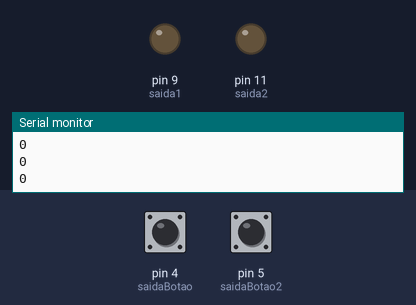
Simulated run of this sketch. Board: Arduino Uno, built with avr-gcc and run on an emulated ATmega328P. On the bench: output pins drawn as LEDs (lit = HIGH), the last lines printed to the serial monitor. The inputs (shaded band) are chosen by the test bench; at power-on: pin 4 (saidaBotao) LOW, pin 5 (saidaBotao2) LOW.

Above: at 1.2 s.
1.3 s: pin 4 (saidaBotao) pulled HIGH for 0.15 s
At 4.1 s:
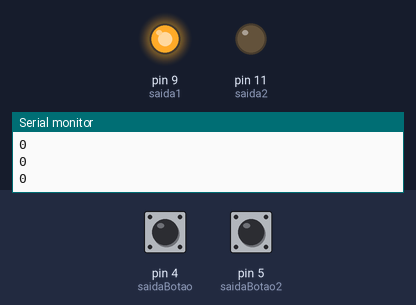
4.4 s: pin 5 (saidaBotao2) pulled HIGH for 0.15 s
At 7.2 s:
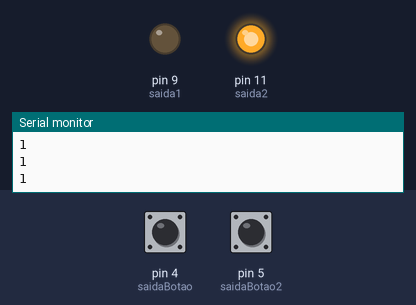
7.5 s: pin 5 (saidaBotao2) pulled HIGH for 1 s
At 10.0 s:
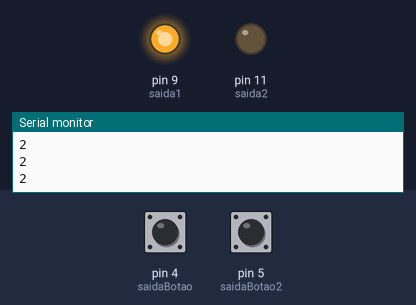
11.0 s: pin 5 (saidaBotao2) pulled HIGH for 3.2 s
At 14.0 s:
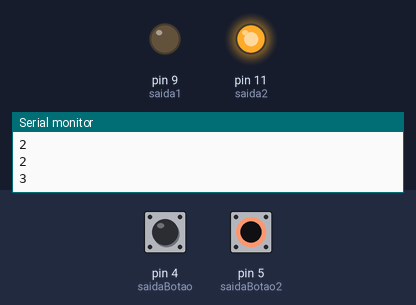
Timing chart, 0 to 16.5 s (numbered marks = the images above; inputs shaded):
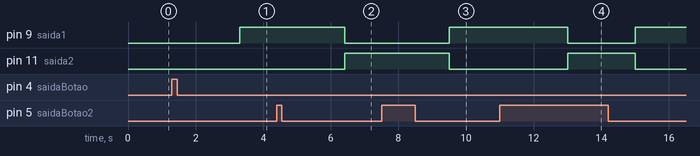

Measured:
- after the input at 1.3 s, pin 9 (saida1): LOW → HIGH after 2.0 s
- after the input at 4.4 s, pin 9 (saida1): HIGH → LOW after 2.0 s; pin 11 (saida2): LOW → HIGH after 2.0 s
- after the input at 7.5 s, pin 9 (saida1): LOW → HIGH after 2.0 s; pin 11 (saida2): HIGH → LOW after 2.0 s
- after the input at 11.0 s, pin 9 (saida1): HIGH → LOW after 2.0 s, → HIGH 2.0 s later; pin 11 (saida2): LOW → HIGH after 2.0 s, → LOW 2.0 s later

The sketch:

Motor_CC_com_Bot_es.ino
```cpp
// C++ code
//
int saida1 = 9;
int saida2 = 11;
int saidaBotao = 4;
int estadoBotao;
int estadoBotaoTeste = 0;
int saidaBotao2 = 5;
int estadoBotao2;
int estadoBotaoTeste2 = 0;
int HL1 = 1;
int HL2 = 0;

void setup()
{
 pinMode(saida1, OUTPUT);
 pinMode(saida2, OUTPUT);
 pinMode(saidaBotao, INPUT);
 pinMode(saidaBotao2, INPUT);
  Serial.begin(9600);
}

void loop()
{
  estadoBotao = digitalRead(saidaBotao);
   estadoBotao2 = digitalRead(saidaBotao2);
  Serial.println(estadoBotaoTeste2);

  if(estadoBotao == 1){
    estadoBotaoTeste ++;
    delay(2000);
  }

  if(estadoBotao2 == 1){
    estadoBotaoTeste2 ++;
    delay(2000);
  }

   if(estadoBotaoTeste2%2 != 0){
HL1 = 1;
HL2 = 0;
  }else if(estadoBotaoTeste2%2 == 0){
HL1 = 0;
HL2 = 1;
  }

 if(estadoBotaoTeste%2 != 0){
 digitalWrite(11, HL1);
 digitalWrite(9, HL2);
  }else if(estadoBotaoTeste%2 == 0){
 digitalWrite(11, LOW);
 digitalWrite(9, LOW);
  }


}
```
